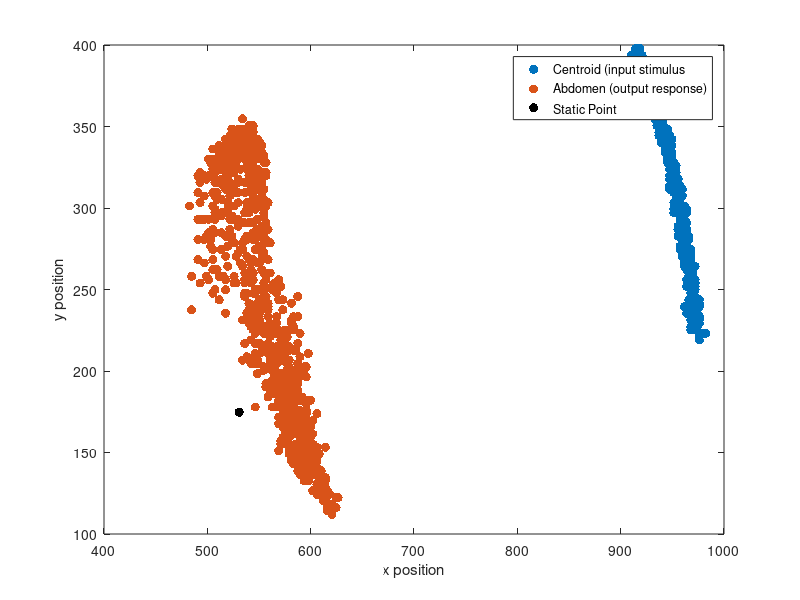
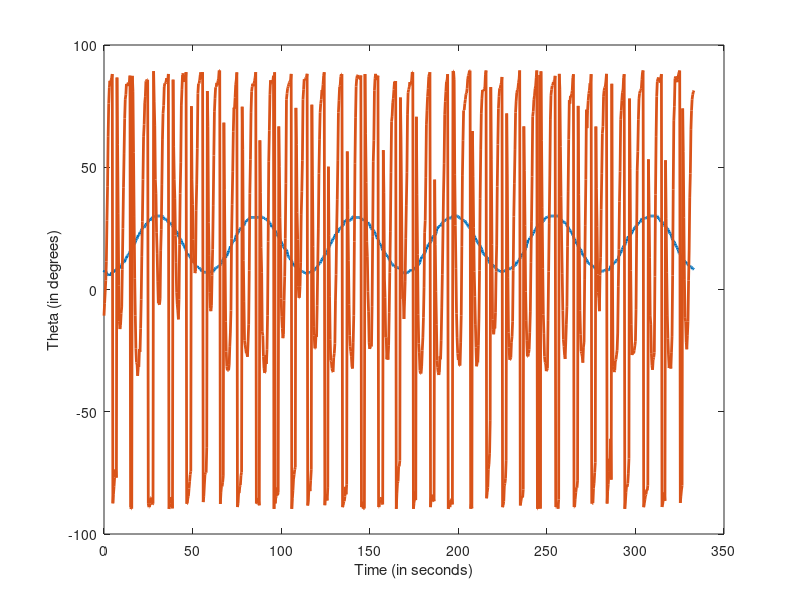
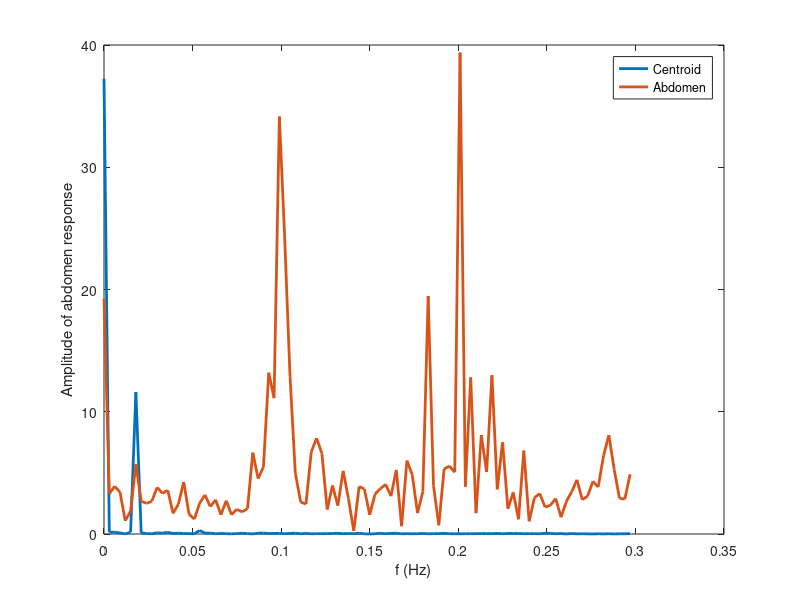

Recreate these plots in MATLAB, in order.
%% Project
clear all; close all; clc;

%import stuff
data_centroid = csvread('811m_Centerxypts.csv',1,0); %This will import the 
%CSV file of the centroid (i.e. input stimulus) with the appropriate offset
%that imports the two columns without the headers. 
data_abdomen = csvread('811m_completexypts.csv',1,0); %This will import the 
%CSV file of the abdomen (i.e. output response) with the appropriate offset 
%that imports the two columns without the headers. 

Centroid_X = data_centroid(:,1);
Centroid_Y = data_centroid(:,2);
StaticPoint_X=530.810347;
StaticPoint_Y=174.693939;
Abdomen_X = data_abdomen(:,1);
Abdomen_Y = data_abdomen(:,2);

figure;
plot(Centroid_X',Centroid_Y','.','MarkerSize',20)
hold on;
plot(Abdomen_X',Abdomen_Y','.','MarkerSize',20)
plot(StaticPoint_X, StaticPoint_Y,'k.','MarkerSize',20)
xlabel('x position')
ylabel('y position')
legend('Centroid (input stimulus', 'Abdomen (output response)',...
    'Static Point')

%The following five lines of code are from 
%http://www.mathworks.com/help/matlab/ref/fft.html 
Fs = 3; %frequency is 3 Hertz
T = 1/Fs; %This is the period
L = 1000; %This is the length of the signal since our data sets are arrays 
%of 1000 x 1
t = (0:L-1)*T; %This is how we get our time vector.

%Finding theta of the centroid with respect to the static point
deltaX_Centroid = Centroid_X - StaticPoint_X;
deltaY_Centroid = Centroid_Y - StaticPoint_Y;
deltaCentroid_Fraction = deltaY_Centroid./deltaX_Centroid;
theta_Centroid = atand(deltaCentroid_Fraction); %This returns the arctan 
%of the function IN DEGREES

%Finding theta of the abdomen with respect to the static point
deltaX_Abdomen = Abdomen_X - StaticPoint_X;
deltaY_Abdomen = Abdomen_Y - StaticPoint_Y;
deltaAbdomen_Fraction = deltaY_Abdomen./deltaX_Abdomen;
theta_Abdomen = atand(deltaAbdomen_Fraction); %This returns the arctan 
%of the function IN DEGREES

%Because I want to see the theta with respect to time...
figure;
plot(t,theta_Centroid,'LineWidth',2)
hold on;
plot(t,theta_Abdomen,'LineWidth',2)
xlabel('Time (in seconds)')
ylabel('Theta (in degrees)')

%Fast Fourier transform stuff
stuff_centroid = fft(theta_Centroid);
stuff_abdomen = fft(theta_Abdomen);
f = Fs*(0:(L/2))/L;
ampscale = L/2+1; %This is to scale the amplitude
figure;
plot(f(1:100),(abs(stuff_centroid(1:100))/ampscale),'LineWidth',2);
hold on;
plot(f(1:100),(abs(stuff_abdomen(1:100))/ampscale),'LineWidth',2);
xlabel('f (Hz)')
ylabel('Amplitude of abdomen response')
legend('Centroid','Abdomen')